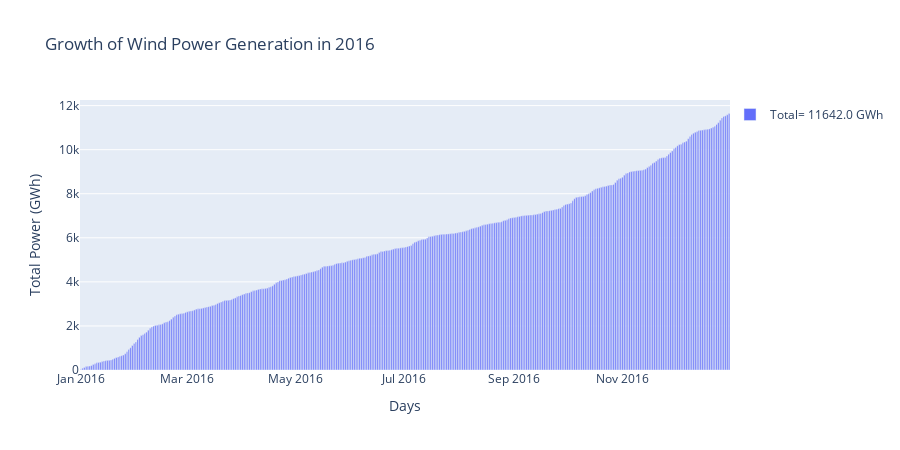

The code cell stored with this chart in its notebook:
### Code cell
# without optional second argument(any kind) linear graph is returned, in other cases function returns bar plot
wind_4(2016, 'akuku')

### Figure 1 — Plotly figure (JSON) as saved in the notebook; plotly's stock layout.template omitted (floating-point values rounded to 4 significant figures; data arrays with more than 128 entries replaced by an {"elided": "..."} marker saying what was removed)
{"data": [{"name": "Total=\n11642.0 GWh", "type": "bar", "x": {"elided": "366 str values"}, "y": {"elided": "366 float values"}}], "layout": {"height": 450, "legend": {"x": 1, "y": 1}, "showlegend": true, "title": {"text": "Growth of Wind Power Generation in 2016"}, "width": 900, "xaxis": {"title": {"text": "Days"}}, "yaxis": {"title": {"text": "Total Power (GWh)"}}}}
